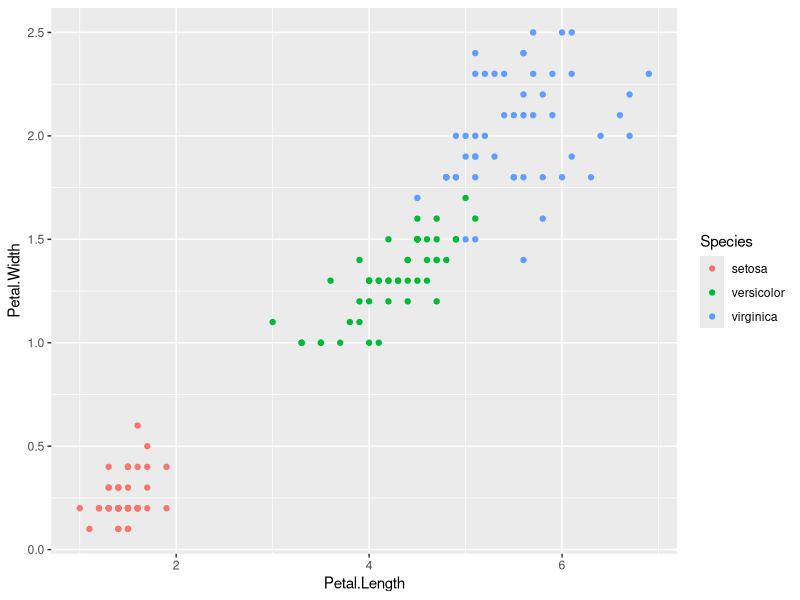
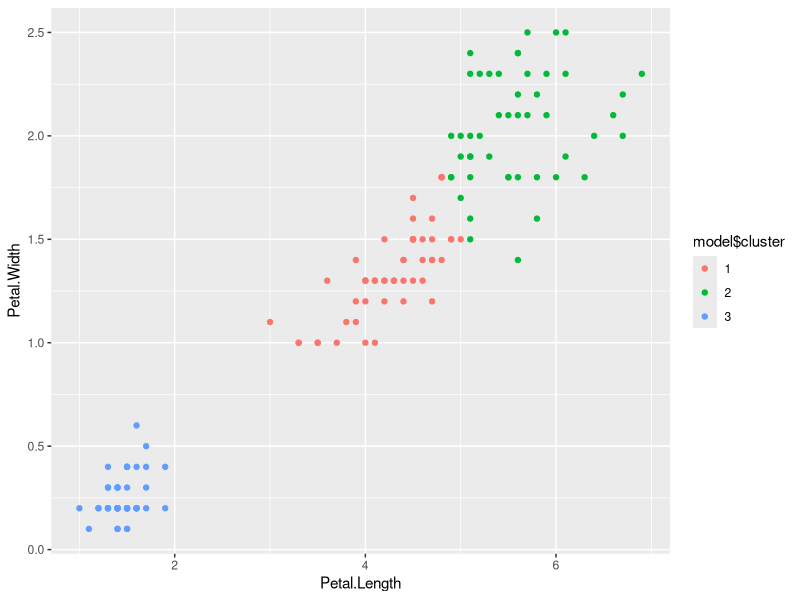
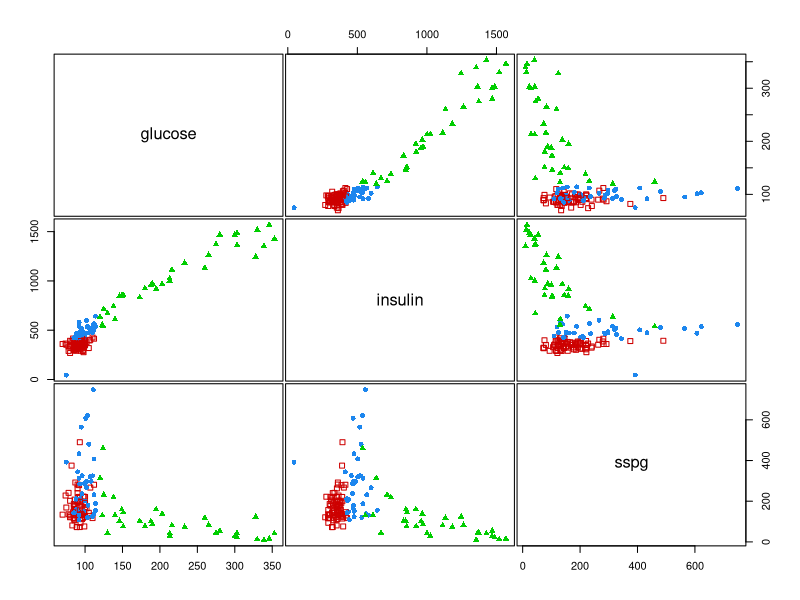
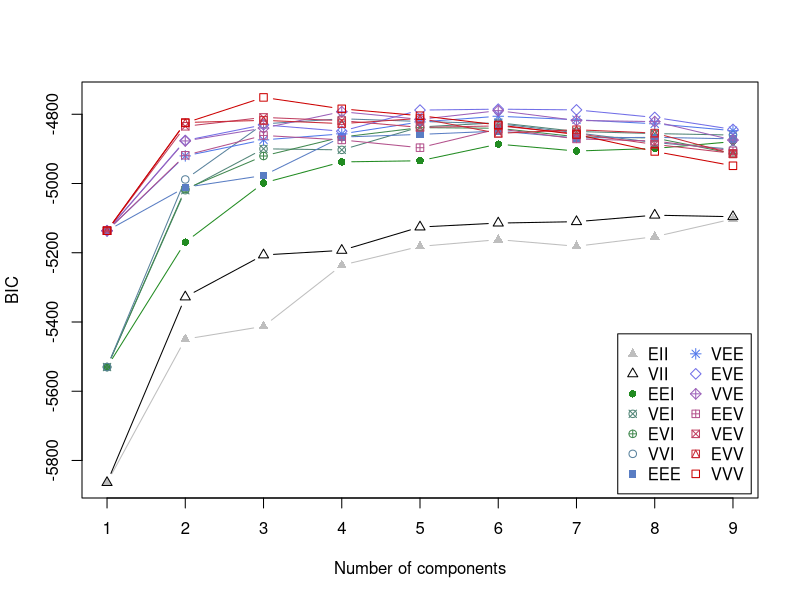
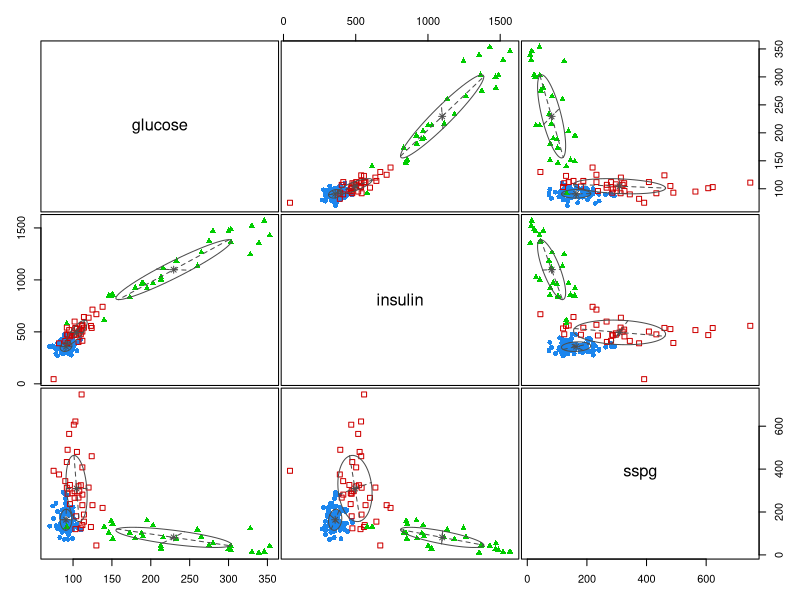
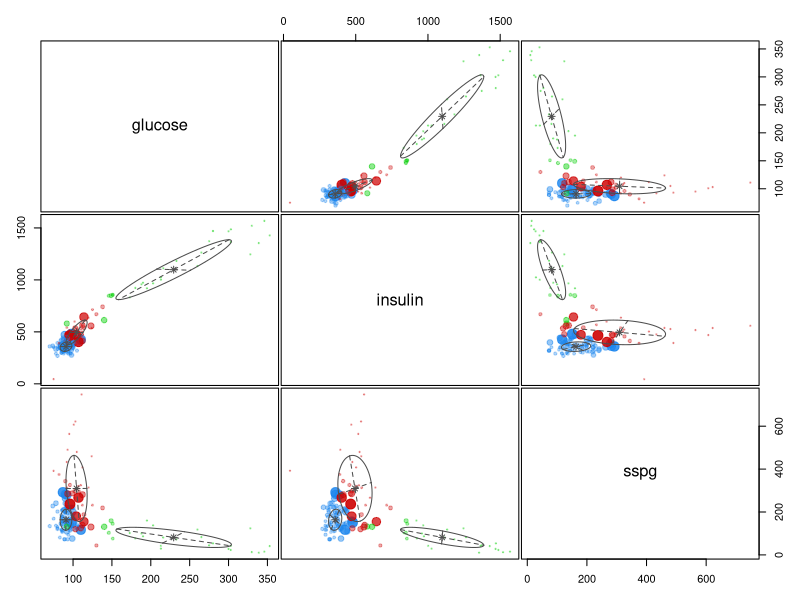
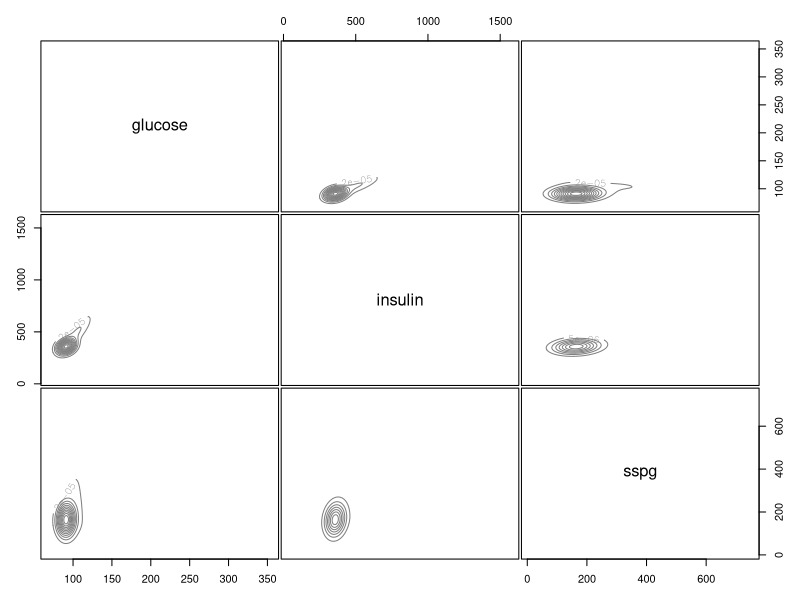

R code for these plots, in order:
install.packages("datasets")
install.packages("ggplot2")
install.packages("mclust")
library(datasets)
library(ggplot2)
library(mclust)

#IRIS
ggplot(iris,aes(Petal.Length,Petal.Width,color=Species)) + geom_point()
set.seed(20)
model <- kmeans(iris[,3:4],3,nstart=20)
Species <- factor(iris$Species)
table(model$cluster,Species)
model$cluster <- as.factor(model$cluster)
ggplot(iris, aes(Petal.Length, Petal.Width, color=model$cluster)) + geom_point()

#DIABETES
class.d <- diabetes$class
train <- diabetes[,-1]
clPairs(train,class.d)
model <- Mclust(train)
plot(model,what="BIC")
plot(model,what="classification")
plot(model,what="uncertainty")
plot(model,what="density")
